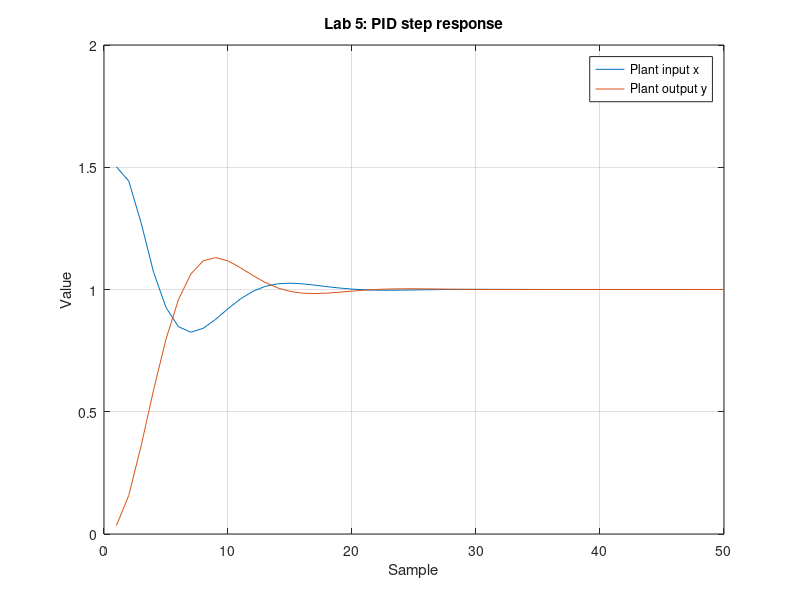

Write the MATLAB code that produced this figure.
% Lab 5: PID output verified using a temporary copy of the supplied main
% with its two existing PID lines uncommented. Packaged main is unchanged.
% Column 1 is plant input x; column 2 is plant output y.
Y = [
1.502  0.0345737
1.44323  0.158327
1.27119  0.361963
1.07029  0.589717
0.926501  0.79712
0.848039  0.957916
0.825399  1.06334
0.841232  1.11724
0.878  1.1306
0.921318  1.11699
0.961275  1.08923
0.992398  1.05751
1.01285  1.02874
1.02331  1.0066
1.0259  0.992219
1.02325  0.984984
1.01783  0.983302
1.01163  0.985268
1.006  0.989106
1.00166  0.993418
0.99882  0.997276
0.997373  1.00019
0.997009  1.00203
0.99736  1.00289
0.998079  1.003
0.998894  1.00263
0.999626  1.00202
1.00018  1.00136
1.00052  1.00078
1.00068  1.00034
1.00069  1.00005
1.0006  0.999904
1.00048  0.999864
1.00034  0.999891
1.00022  0.999952
1.00013  1.00002
1.00007  1.00008
1.00003  1.00012
1.00002  1.00014
1.00002  1.00015
1.00003  1.00014
1.00004  1.00012
1.00004  1.0001
1.00005  1.00008
1.00005  1.00007
1.00005  1.00005
1.00005  1.00004
1.00004  1.00004
1.00004  1.00003
1.00003  1.00003
];

figure(1);
plot(Y);
grid on;
xlabel('Sample');
ylabel('Value');
title('Lab 5: PID step response');
legend('Plant input x', 'Plant output y');
